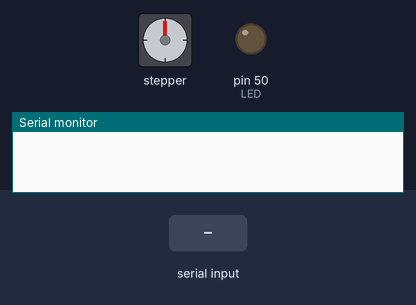
Bench run of a sketch on a simulated Arduino Mega 2560, built with avr-gcc and run on an emulated ATmega2560. Shown: stepper motor, output pins drawn as LEDs (lit = HIGH), the last lines printed to the serial monitor. Inputs (shaded band) come from the test bench. Stepper angles assume 3200 steps per turn.

Above: at 1.2 s.
1.3 s: "D2\n" received over Serial
At 2.0 s:
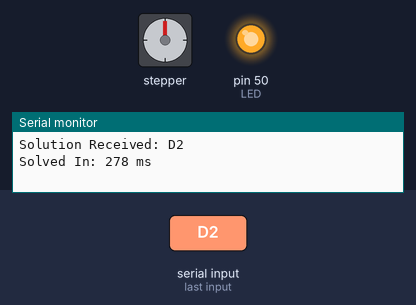
4.0 s: "U\n" received over Serial
At 6.4 s:
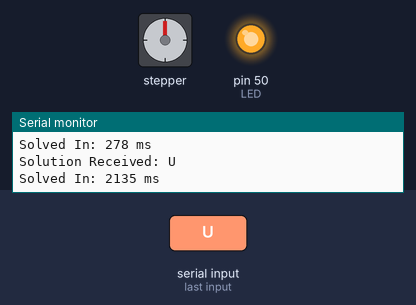
7.0 s: "2\n" received over Serial
At 9.2 s:
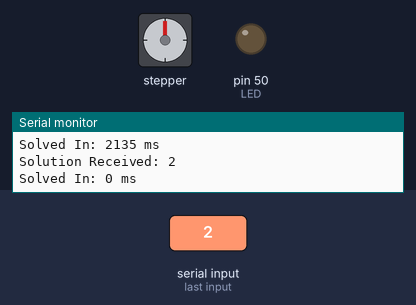
Timing chart, 0 to 10.7 s (numbered marks = the images above; inputs shaded):
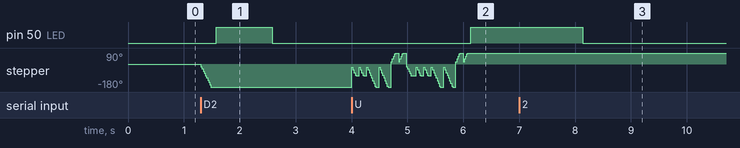

Measured:
- after the input at 1.3 s, pin 50 (LED): LOW → HIGH after 0.28 s, → LOW 1.0 s later; stepper: turns 180° counter-clockwise in 0.18 s, starting at once
- after the input at 4.0 s, pin 50 (LED): LOW → HIGH after 2.1 s
- after the input at 7.0 s, pin 50 (LED): HIGH → LOW after 1.1 s instead of 0.14 s

The sketch:

robit.ino
```cpp
// Includes
#include "BasicStepperDriver.h"

// Motor Constants
const int MOTOR_STEPS = 200;
const int MICROSTEPS = 16;
const int RPM = 180;
const int MOVE_DELAY_MS = 50;
const int D_RPM = 150;
const int D_MOVE_DELAY_MS = 75;

// Pins
const int L_ENABLE = 23;
const int L_DIR = 24;
const int L_STEP = 25;
const int R_ENABLE = 29;
const int R_DIR = 30;
const int R_STEP = 31;
const int F_ENABLE = 37;
const int F_DIR = 38;
const int F_STEP = 39;
const int B_ENABLE = 45;
const int B_DIR = 46;
const int B_STEP = 47;
const int D_ENABLE = 51;
const int D_DIR = 52;
const int D_STEP = 53;
const int LED = 50;

// Miscellaneous
String solution = "";

// Stepper Motors
BasicStepperDriver left(MOTOR_STEPS, L_DIR, L_STEP, L_ENABLE);
BasicStepperDriver right(MOTOR_STEPS, R_DIR, R_STEP, R_ENABLE);
BasicStepperDriver front(MOTOR_STEPS, F_DIR, F_STEP, F_ENABLE);
BasicStepperDriver back(MOTOR_STEPS, B_DIR, B_STEP, B_ENABLE);
BasicStepperDriver down(MOTOR_STEPS, D_DIR, D_STEP, D_ENABLE);

/**
  Disables all stepper motors
*/
void disable_all() {
  left.disable();
  right.disable();
  front.disable();
  back.disable();
  down.disable();
}

/**
  Enables all stepper motors
*/
void enable_all() {
  left.enable();
  right.enable();
  front.enable();
  back.enable();
  down.enable();
}

/**
  Rotates specified stepper motor by specified number of quarter-turns
  @param face_letter Letter representing face
  @param face Stepper motor
  @param rotation Number of quarter-turns
*/
void rotate(char face_letter, BasicStepperDriver face, double rotation) {
  face.enable();
  face.rotate(rotation);
  if (face_letter == 'D') {
    delay(D_MOVE_DELAY_MS);
  } else {
    delay(MOVE_DELAY_MS);
  }
  face.disable();
}

/**
  Executes specified face by specified number of quarter-turns
  @param str Cube notation string
  @param rotation Number of quarter-turns
*/
void execute_simple(String str, int rotation) {
  if (str.charAt(0) == 'U') {
    execute_moves("R L F2 B2 R' L'");
    execute_simple("D", rotation);
    execute_moves("R L F2 B2 R' L'");
    return;
  }

  char face_letters [] = {'L', 'R', 'F', 'B', 'D'};
  BasicStepperDriver face_drivers [] = {left, right, front, back, down};

  for (int i = 0; i < 5; i++) {
    if (str.charAt(0) == face_letters[i]) {
      rotate(str.charAt(0), face_drivers[i], rotation * -90);
      return;
    }
  }
}

/**
  Executes move for single cube notation term (e.g. "D2", "F'", and "L")
  @param str Cube notation string
*/
void execute(String str) {
  if (str.length() == 1) {
    execute_simple(str, 1);
  } else if (str.charAt(1) == '2') {
    execute_simple(str, 2);
  } else if (str.charAt(1) == '\'') {
    execute_simple(str, -1);
  }
}

/**
  Executes entire cube notation string (e.g. "F D F' D'")
  @param str Cube notation string
*/
void execute_moves(String str) {
  int i = 0;
  while (i < str.length()) {
    if (str.charAt(i) == ' ') {
      i++;
      continue;
    }

    String temp = "";
    while (str.charAt(i) != ' ' && i != str.length()) {
      temp += str.charAt(i);
      i++;
    }
    execute(temp);
  }
}

void setup() {
  // Initialize Serial
  Serial.begin(115200);
  Serial.setTimeout(1);

  // Set Pin Modes
  pinMode(L_DIR, OUTPUT);
  pinMode(L_STEP, OUTPUT);
  pinMode(L_ENABLE, OUTPUT);
  pinMode(R_DIR, OUTPUT);
  pinMode(R_STEP, OUTPUT);
  pinMode(R_ENABLE, OUTPUT);
  pinMode(F_DIR, OUTPUT);
  pinMode(F_STEP, OUTPUT);
  pinMode(F_ENABLE, OUTPUT);
  pinMode(B_DIR, OUTPUT);
  pinMode(B_STEP, OUTPUT);
  pinMode(B_ENABLE, OUTPUT);
  pinMode(D_DIR, OUTPUT);
  pinMode(D_STEP, OUTPUT);
  pinMode(D_ENABLE, OUTPUT);
  pinMode(LED, OUTPUT);

  // Initialize Stepper Motors
  left.begin(RPM, MICROSTEPS);
  right.begin(RPM, MICROSTEPS);
  front.begin(RPM, MICROSTEPS);
  back.begin(RPM, MICROSTEPS);
  down.begin(D_RPM, MICROSTEPS);
  left.setEnableActiveState(LOW);
  right.setEnableActiveState(LOW);
  front.setEnableActiveState(LOW);
  back.setEnableActiveState(LOW);
  down.setEnableActiveState(LOW);

  disable_all();
}

void loop() {
  while (Serial.available() > 0) {
    char character = Serial.read();

    if (character != '\n') {
      solution += character;
    } else {
      Serial.println("Solution Received: " + solution);
      long time = millis();
      execute_moves(solution);
      Serial.println("Solved In: " + String(millis() - time) + " ms");
      digitalWrite(LED, HIGH);
      solution = "";
      delay(1000);
      digitalWrite(LED, LOW);
    }
  }
}
```
